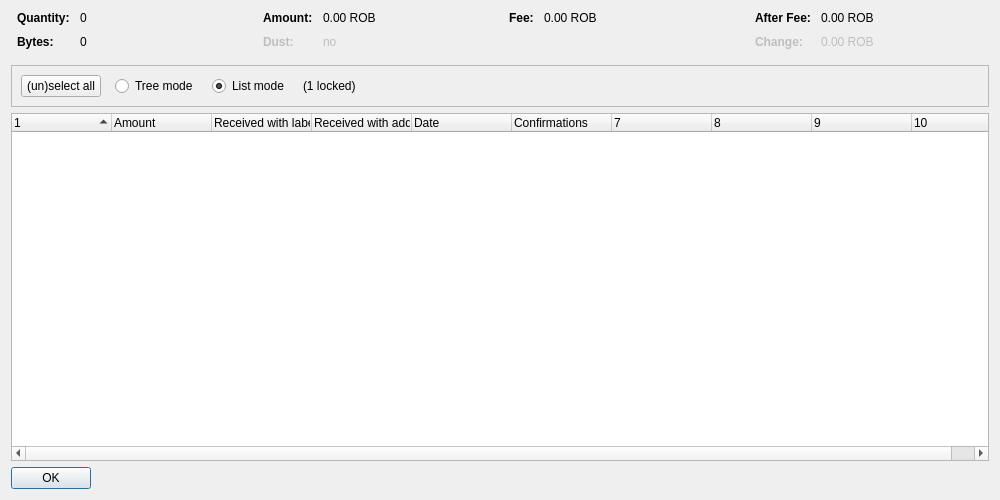
<?xml version="1.0" encoding="UTF-8"?>
<ui version="4.0">
 <class>CoinControlDialog</class>
 <widget class="QDialog" name="CoinControlDialog">
  <property name="geometry">
   <rect>
    <x>0</x>
    <y>0</y>
    <width>1000</width>
    <height>500</height>
   </rect>
  </property>
  <property name="windowTitle">
   <string>Coin Selection</string>
  </property>
  <layout class="QVBoxLayout" name="verticalLayout">
   <item>
    <layout class="QHBoxLayout" name="horizontalLayoutTop" stretch="0,0,0,0">
     <property name="topMargin">
      <number>0</number>
     </property>
     <property name="bottomMargin">
      <number>10</number>
     </property>
     <item>
      <layout class="QFormLayout" name="formLayoutCoinControl1">
       <property name="horizontalSpacing">
        <number>10</number>
       </property>
       <property name="verticalSpacing">
        <number>10</number>
       </property>
       <property name="leftMargin">
        <number>6</number>
       </property>
       <property name="rightMargin">
        <number>6</number>
       </property>
       <item row="0" column="0">
        <widget class="QLabel" name="labelCoinControlQuantityText">
         <property name="font">
          <font>
           <weight>75</weight>
           <bold>true</bold>
          </font>
         </property>
         <property name="text">
          <string>Quantity:</string>
         </property>
        </widget>
       </item>
       <item row="0" column="1">
        <widget class="QLabel" name="labelCoinControlQuantity">
         <property name="cursor">
          <cursorShape>IBeamCursor</cursorShape>
         </property>
         <property name="contextMenuPolicy">
          <enum>Qt::ActionsContextMenu</enum>
         </property>
         <property name="text">
          <string notr="true">0</string>
         </property>
         <property name="textInteractionFlags">
          <set>Qt::LinksAccessibleByMouse|Qt::TextSelectableByKeyboard|Qt::TextSelectableByMouse</set>
         </property>
        </widget>
       </item>
       <item row="1" column="0">
        <widget class="QLabel" name="labelCoinControlBytesText">
         <property name="font">
          <font>
           <weight>75</weight>
           <bold>true</bold>
          </font>
         </property>
         <property name="text">
          <string>Bytes:</string>
         </property>
        </widget>
       </item>
       <item row="1" column="1">
        <widget class="QLabel" name="labelCoinControlBytes">
         <property name="cursor">
          <cursorShape>IBeamCursor</cursorShape>
         </property>
         <property name="contextMenuPolicy">
          <enum>Qt::ActionsContextMenu</enum>
         </property>
         <property name="text">
          <string notr="true">0</string>
         </property>
         <property name="textInteractionFlags">
          <set>Qt::LinksAccessibleByMouse|Qt::TextSelectableByKeyboard|Qt::TextSelectableByMouse</set>
         </property>
        </widget>
       </item>
      </layout>
     </item>
     <item>
      <layout class="QFormLayout" name="formLayoutCoinControl2">
       <property name="horizontalSpacing">
        <number>10</number>
       </property>
       <property name="verticalSpacing">
        <number>10</number>
       </property>
       <property name="leftMargin">
        <number>6</number>
       </property>
       <property name="rightMargin">
        <number>6</number>
       </property>
       <item row="0" column="0">
        <widget class="QLabel" name="labelCoinControlAmountText">
         <property name="font">
          <font>
           <weight>75</weight>
           <bold>true</bold>
          </font>
         </property>
         <property name="text">
          <string>Amount:</string>
         </property>
        </widget>
       </item>
       <item row="0" column="1">
        <widget class="QLabel" name="labelCoinControlAmount">
         <property name="cursor">
          <cursorShape>IBeamCursor</cursorShape>
         </property>
         <property name="contextMenuPolicy">
          <enum>Qt::ActionsContextMenu</enum>
         </property>
         <property name="text">
          <string notr="true">0.00 ROB</string>
         </property>
         <property name="textInteractionFlags">
          <set>Qt::LinksAccessibleByMouse|Qt::TextSelectableByKeyboard|Qt::TextSelectableByMouse</set>
         </property>
        </widget>
       </item>
       <item row="1" column="0">
        <widget class="QLabel" name="labelCoinControlLowOutputText">
         <property name="enabled">
          <bool>false</bool>
         </property>
         <property name="font">
          <font>
           <weight>75</weight>
           <bold>true</bold>
          </font>
         </property>
         <property name="text">
          <string>Dust:</string>
         </property>
        </widget>
       </item>
       <item row="1" column="1">
        <widget class="QLabel" name="labelCoinControlLowOutput">
         <property name="enabled">
          <bool>false</bool>
         </property>
         <property name="cursor">
          <cursorShape>IBeamCursor</cursorShape>
         </property>
         <property name="contextMenuPolicy">
          <enum>Qt::ActionsContextMenu</enum>
         </property>
         <property name="text">
          <string notr="true">no</string>
         </property>
         <property name="textInteractionFlags">
          <set>Qt::LinksAccessibleByMouse|Qt::TextSelectableByKeyboard|Qt::TextSelectableByMouse</set>
         </property>
        </widget>
       </item>
      </layout>
     </item>
     <item>
      <layout class="QFormLayout" name="formLayoutCoinControl3">
       <property name="horizontalSpacing">
        <number>10</number>
       </property>
       <property name="verticalSpacing">
        <number>10</number>
       </property>
       <property name="leftMargin">
        <number>6</number>
       </property>
       <property name="rightMargin">
        <number>6</number>
       </property>
       <item row="0" column="0">
        <widget class="QLabel" name="labelCoinControlFeeText">
         <property name="font">
          <font>
           <weight>75</weight>
           <bold>true</bold>
          </font>
         </property>
         <property name="text">
          <string>Fee:</string>
         </property>
        </widget>
       </item>
       <item row="0" column="1">
        <widget class="QLabel" name="labelCoinControlFee">
         <property name="cursor">
          <cursorShape>IBeamCursor</cursorShape>
         </property>
         <property name="contextMenuPolicy">
          <enum>Qt::ActionsContextMenu</enum>
         </property>
         <property name="text">
          <string notr="true">0.00 ROB</string>
         </property>
         <property name="textInteractionFlags">
          <set>Qt::LinksAccessibleByMouse|Qt::TextSelectableByKeyboard|Qt::TextSelectableByMouse</set>
         </property>
        </widget>
       </item>
      </layout>
     </item>
     <item>
      <layout class="QFormLayout" name="formLayoutCoinControl4">
       <property name="horizontalSpacing">
        <number>10</number>
       </property>
       <property name="verticalSpacing">
        <number>10</number>
       </property>
       <property name="leftMargin">
        <number>6</number>
       </property>
       <property name="rightMargin">
        <number>6</number>
       </property>
       <item row="0" column="0">
        <widget class="QLabel" name="labelCoinControlAfterFeeText">
         <property name="font">
          <font>
           <weight>75</weight>
           <bold>true</bold>
          </font>
         </property>
         <property name="text">
          <string>After Fee:</string>
         </property>
        </widget>
       </item>
       <item row="0" column="1">
        <widget class="QLabel" name="labelCoinControlAfterFee">
         <property name="cursor">
          <cursorShape>IBeamCursor</cursorShape>
         </property>
         <property name="contextMenuPolicy">
          <enum>Qt::ActionsContextMenu</enum>
         </property>
         <property name="text">
          <string notr="true">0.00 ROB</string>
         </property>
         <property name="textInteractionFlags">
          <set>Qt::LinksAccessibleByMouse|Qt::TextSelectableByKeyboard|Qt::TextSelectableByMouse</set>
         </property>
        </widget>
       </item>
       <item row="1" column="0">
        <widget class="QLabel" name="labelCoinControlChangeText">
         <property name="enabled">
          <bool>false</bool>
         </property>
         <property name="font">
          <font>
           <weight>75</weight>
           <bold>true</bold>
          </font>
         </property>
         <property name="text">
          <string>Change:</string>
         </property>
        </widget>
       </item>
       <item row="1" column="1">
        <widget class="QLabel" name="labelCoinControlChange">
         <property name="enabled">
          <bool>false</bool>
         </property>
         <property name="cursor">
          <cursorShape>IBeamCursor</cursorShape>
         </property>
         <property name="contextMenuPolicy">
          <enum>Qt::ActionsContextMenu</enum>
         </property>
         <property name="text">
          <string notr="true">0.00 ROB</string>
         </property>
         <property name="textInteractionFlags">
          <set>Qt::LinksAccessibleByMouse|Qt::TextSelectableByKeyboard|Qt::TextSelectableByMouse</set>
         </property>
        </widget>
       </item>
      </layout>
     </item>
    </layout>
   </item>
   <item>
    <widget class="QFrame" name="frame">
     <property name="minimumSize">
      <size>
       <width>0</width>
       <height>40</height>
      </size>
     </property>
     <property name="frameShape">
      <enum>QFrame::StyledPanel</enum>
     </property>
     <property name="frameShadow">
      <enum>QFrame::Sunken</enum>
     </property>
     <layout class="QHBoxLayout" name="horizontalLayout">
      <item>
       <layout class="QHBoxLayout" name="horizontalLayoutPanel" stretch="0,0,0,0,0">
        <property name="spacing">
         <number>14</number>
        </property>
        <item>
         <widget class="QPushButton" name="pushButtonSelectAll">
          <property name="sizePolicy">
           <sizepolicy hsizetype="Maximum" vsizetype="Fixed">
            <horstretch>0</horstretch>
            <verstretch>0</verstretch>
           </sizepolicy>
          </property>
          <property name="text">
           <string>(un)select all</string>
          </property>
          <property name="autoDefault">
           <bool>false</bool>
          </property>
         </widget>
        </item>
        <item>
         <widget class="QRadioButton" name="radioTreeMode">
          <property name="sizePolicy">
           <sizepolicy hsizetype="Maximum" vsizetype="Fixed">
            <horstretch>0</horstretch>
            <verstretch>0</verstretch>
           </sizepolicy>
          </property>
          <property name="text">
           <string>Tree mode</string>
          </property>
         </widget>
        </item>
        <item>
         <widget class="QRadioButton" name="radioListMode">
          <property name="sizePolicy">
           <sizepolicy hsizetype="Maximum" vsizetype="Fixed">
            <horstretch>0</horstretch>
            <verstretch>0</verstretch>
           </sizepolicy>
          </property>
          <property name="text">
           <string>List mode</string>
          </property>
          <property name="checked">
           <bool>true</bool>
          </property>
         </widget>
        </item>
        <item>
         <widget class="QLabel" name="labelLocked">
          <property name="text">
           <string notr="true">(1 locked)</string>
          </property>
         </widget>
        </item>
        <item>
         <spacer name="horizontalSpacer">
          <property name="orientation">
           <enum>Qt::Horizontal</enum>
          </property>
          <property name="sizeHint" stdset="0">
           <size>
            <width>40</width>
            <height>20</height>
           </size>
          </property>
         </spacer>
        </item>
       </layout>
      </item>
     </layout>
    </widget>
   </item>
   <item>
    <widget class="CoinControlTreeWidget" name="treeWidget">
     <property name="contextMenuPolicy">
      <enum>Qt::CustomContextMenu</enum>
     </property>
     <property name="sortingEnabled">
      <bool>false</bool>
     </property>
     <property name="columnCount">
      <number>10</number>
     </property>
     <attribute name="headerShowSortIndicator" stdset="0">
      <bool>true</bool>
     </attribute>
     <attribute name="headerStretchLastSection">
      <bool>false</bool>
     </attribute>
     <column>
      <property name="text">
       <string/>
      </property>
     </column>
     <column>
      <property name="text">
       <string>Amount</string>
      </property>
     </column>
     <column>
      <property name="text">
       <string>Received with label</string>
      </property>
     </column>
     <column>
      <property name="text">
       <string>Received with address</string>
      </property>
     </column>
     <column>
      <property name="text">
       <string>Date</string>
      </property>
     </column>
     <column>
      <property name="text">
       <string>Confirmations</string>
      </property>
      <property name="toolTip">
       <string>Confirmed</string>
      </property>
     </column>
     <column>
      <property name="text">
       <string/>
      </property>
     </column>
     <column>
      <property name="text">
       <string/>
      </property>
     </column>
     <column>
      <property name="text">
       <string/>
      </property>
     </column>
     <column>
      <property name="text">
       <string/>
      </property>
     </column>
    </widget>
   </item>
   <item>
    <widget class="QDialogButtonBox" name="buttonBox">
     <property name="sizePolicy">
      <sizepolicy hsizetype="Maximum" vsizetype="Fixed">
       <horstretch>0</horstretch>
       <verstretch>0</verstretch>
      </sizepolicy>
     </property>
     <property name="orientation">
      <enum>Qt::Horizontal</enum>
     </property>
     <property name="standardButtons">
      <set>QDialogButtonBox::Ok</set>
     </property>
    </widget>
   </item>
  </layout>
 </widget>
 <customwidgets>
  <customwidget>
   <class>CoinControlTreeWidget</class>
   <extends>QTreeWidget</extends>
   <header>coincontroltreewidget.h</header>
  </customwidget>
 </customwidgets>
 <resources/>
 <connections/>
</ui>
